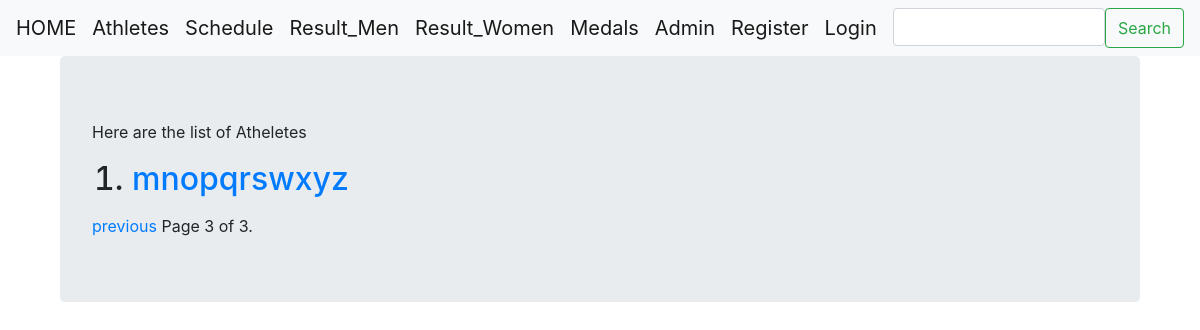
Before: /sangarsh/athlete_list/?page=3 with the older database file.
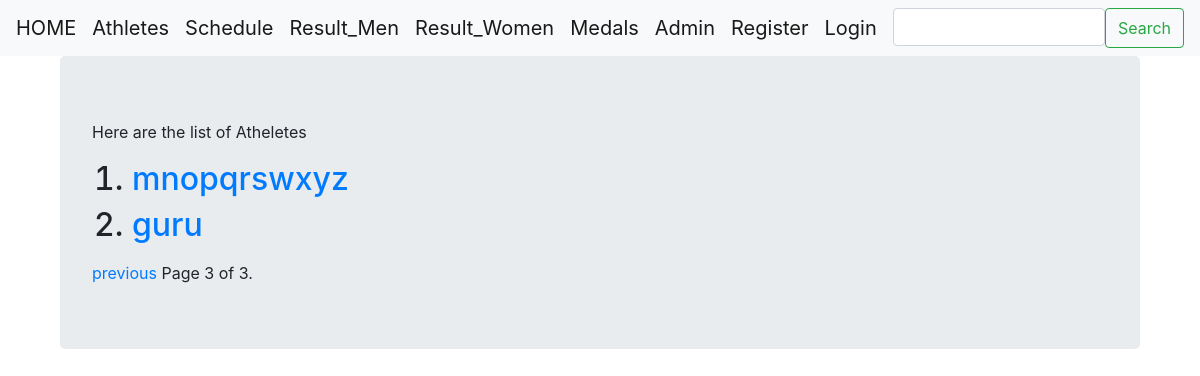
After: the same page with the newer database file.
### basic_app/models.py (models this page shows, shortened)
class UserProfileInfo(models.Model):
    CRICKET = 'Cricket'
    FOOTBALL = 'Football'
    HOCKEY = 'Hockey'
    BADMINTON = 'Badminton'
    VOLLEYBALL = 'Volleyball'
    SPORT_CHOICES = [
        (CRICKET, 'Cricket'),
        (FOOTBALL, 'Football'),
        (HOCKEY, 'Hockey'),
        (BADMINTON, 'Badminton'),
        (VOLLEYBALL, 'Volleyball'),
    ]
    INDIA = 'India'
    JAPAN = 'Japan'
    CHINA = 'China'
    USA = 'Usa'
    RUSSIA = 'Russia'
    COUNTRY_CHOICES = [
        (INDIA,"India"),
        (JAPAN,"Japan"),
        (CHINA,"China"),
        (USA,"Usa"),
        (RUSSIA,"Russia")
    ]
    user = models.OneToOneField(User,on_delete = models.CASCADE)
    portofolio_site = models.URLField(blank='False')
    country = models.CharField(max_length = 32,choices = COUNTRY_CHOICES,)
    sport = models.CharField(max_length = 32,choices = SPORT_CHOICES,)
    profile_pic = models.ImageField(blank='False',upload_to = 'profile_pics')

### basic_app/views.py (the view)
# urls.py: path('athlete_list/',views.AthleteListView.as_view(),name = "list"),
class AthleteListView(ListView):
    context_object_name = 'athletes'
    model = models.UserProfileInfo
    paginate_by = 5
    ordering = ['id']
    template_name = 'basic_app/athlete_list.html'

### templates/basic_app/athlete_list.html (shortened to what this page needs)
{% extends "basic_app/base.html" %}
{% load static %}
{% block body_block %}
  <div class="container">
    <div class="jumbotron">
      <p> Here are the list of Atheletes<p>
      <ol>
        {% for s in athletes %}
          <h2><li><a href="{{ s.id }}">{{s.user.username}}</a></li></h2>
        {% endfor %}
      </ol>
      {% if is_paginated %}
        <div class="pagination">
            <span class="page-links">
                {% if page_obj.has_previous %}
                    <a href="{{ request.path }}?page={{ page_obj.previous_page_number }}">previous</a>
                {% endif %}
                <span class="page-current">
                    Page {{ page_obj.number }} of {{ page_obj.paginator.num_pages }}.
                </span>
            </span>
        </div>
    {% endif %}
    </div>
  </div>
{% endblock %}

Changed rows visible on the page:
added UserProfileInfo: user.username "guru"
